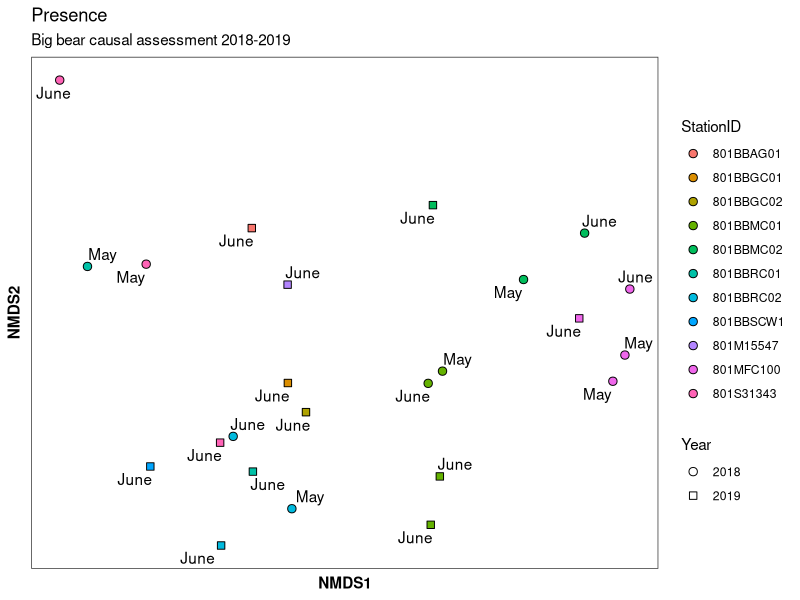
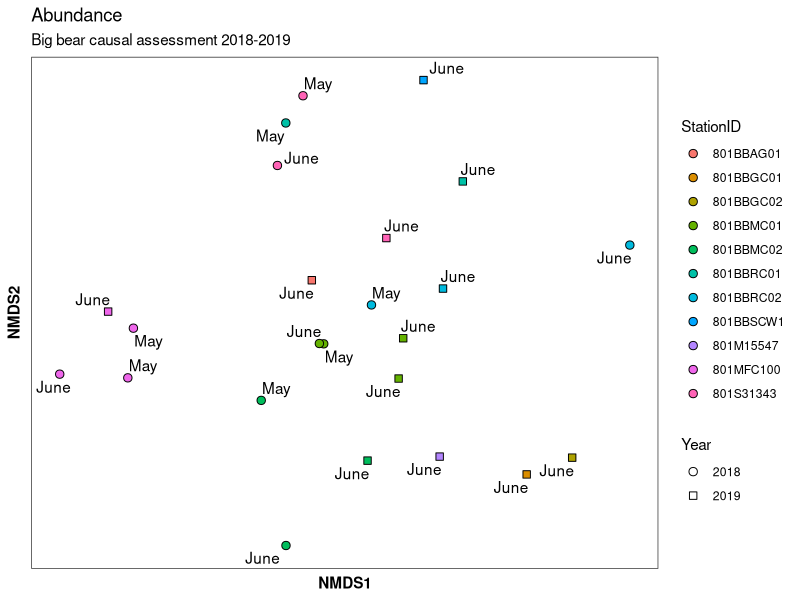
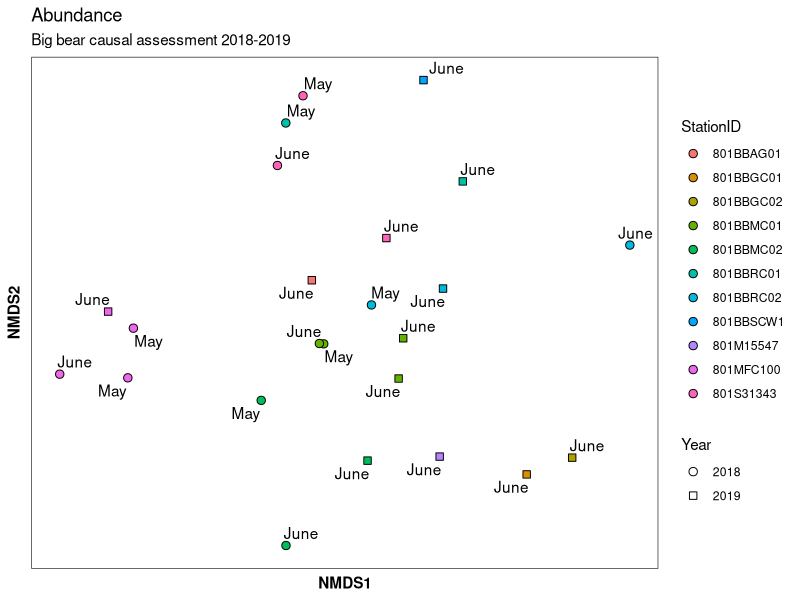
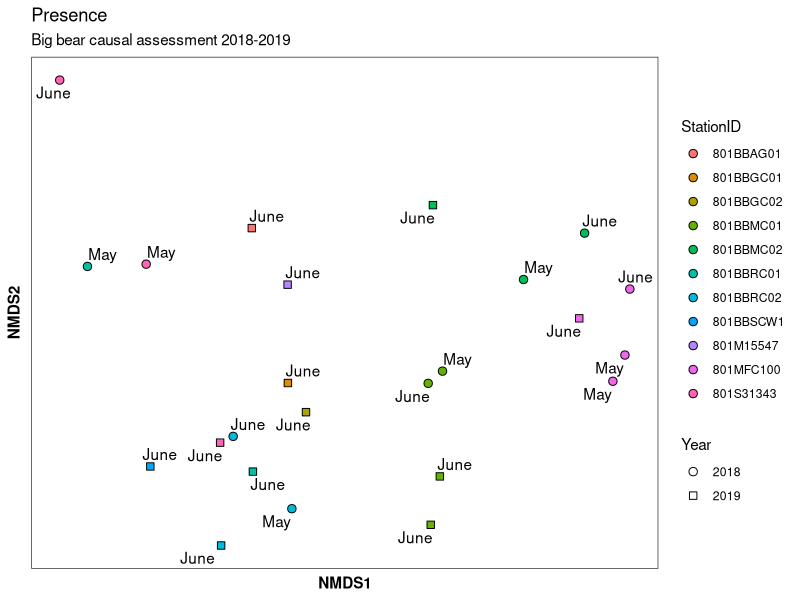

Here is the R script that generated these plots, in order:
#load libraries
library(tidyverse)
library(vegan)
library(ggplot2)
library(readxl)
library(ggrepel)

#pull in data
benthic_all_df <- read_excel("BBTrib_Benthic_2018_2019.xlsx") %>% as_tibble

#select columns of interest
benthic_df <- benthic_all_df %>% filter(CollectionMethodName == "BMI_Reach-WideBenthos") %>% 
  mutate(CollectionMethod = "BMI_RWB", SampleID=paste(StationCode, SampleDate, CollectionMethod, CollectionReplicate, sep="_"))

#create dataframe for abundance matrix
benthic_df_abun <- benthic_df %>% 
  group_by(SampleID, FinalID) %>% 
  summarize(BAResult_sum = sum(BAResult)) %>% 
  ungroup() %>% 
  pivot_wider(names_from = FinalID, values_from = BAResult_sum, values_fill = 0) %>% 
  column_to_rownames("SampleID")

#create dataframe for p_a matrix
benthic_df_pa <- benthic_df %>% 
  group_by(SampleID, FinalID) %>% 
  summarize(BAResult_sum = sum(BAResult)) %>% 
  ungroup() %>% 
  mutate(p_a = 1) %>%
  select(-BAResult_sum) %>% 
  pivot_wider(names_from = FinalID, values_from = p_a, values_fill = 0) %>% 
  column_to_rownames("SampleID")

#run nMDS function to get ordination object
benthic_ord_pa <- metaMDS(benthic_df_pa, k = 2, try = 20, trymax = 50, autotransform = F)

stress_pa = benthic_ord_pa$stress

benthic_ord_abun <- metaMDS(benthic_df_abun, k = 2, try = 20, trymax = 50, autotransform = F)

stress_abun = benthic_ord_abun$stress

#extract scores from ordination
benthic_scores_pa <- data.frame(scores(benthic_ord_pa, display = "sites")) %>% 
  rownames_to_column("SampleID") %>% 
  mutate(StationID = str_sub(SampleID,1,9), SamDate = str_sub(SampleID,11,20), 
         Replicate = str_sub(SampleID, -1), SamDate = lubridate::as_date(SamDate),
         Year = lubridate::year(SamDate), Month = lubridate::month(SamDate, label=TRUE, abbr = F)) %>% 
  mutate(Year = as.factor(Year))

benthic_scores_abun <- data.frame(scores(benthic_ord_abun, display = "sites")) %>% 
  rownames_to_column("SampleID") %>% 
  mutate(StationID = str_sub(SampleID,1,9), SamDate = str_sub(SampleID,11,20), 
         Replicate = str_sub(SampleID, -1), SamDate = lubridate::as_date(SamDate),
         Year = lubridate::year(SamDate), Month = lubridate::month(SamDate, label=TRUE, abbr = F)) %>% 
  mutate(Year = as.factor(Year))

#plot ordination scores
bb.pa.plot <- benthic_scores_pa %>% 
  ggplot(., aes(x = NMDS1, y = NMDS2)) +
  theme_bw()+ theme(panel.grid = element_blank(), axis.text = element_blank(), axis.ticks = element_blank(),
                    axis.title = element_text(face = "bold"))+
  geom_point(aes(fill = StationID, shape = Year), size = 2.5)+
  scale_shape_manual(values = c(21,22))+
  geom_text_repel(aes(NMDS1, NMDS2, label = Month))+
  guides(fill=guide_legend(override.aes = list(shape=21)))+
  labs(title = 'Presence',
       subtitle = 'Big bear causal assessment 2018-2019'
         )
bb.pa.plot

bb.pa.plot2 <- benthic_scores_abun %>% 
  ggplot(., aes(x = NMDS1, y = NMDS2)) +
  theme_bw()+ theme(panel.grid = element_blank(), axis.text = element_blank(), axis.ticks = element_blank(),
                    axis.title = element_text(face = "bold"))+
  geom_point(aes(fill = StationID, shape = Year), size = 2.5)+
  scale_shape_manual(values = c(21,22))+
  guides(fill=guide_legend(override.aes = list(shape=21)))+
  geom_text_repel(aes(NMDS1, NMDS2, label = Month))+
  labs(title = 'Abundance',
       subtitle = 'Big bear causal assessment 2018-2019'
  )
bb.pa.plot2

ggsave("bigbear nMDS ord abundance.png", bb.pa.plot2)
ggsave("bigbear nMDS ord presence.png", bb.pa.plot)

install.packages("ggrepel")

